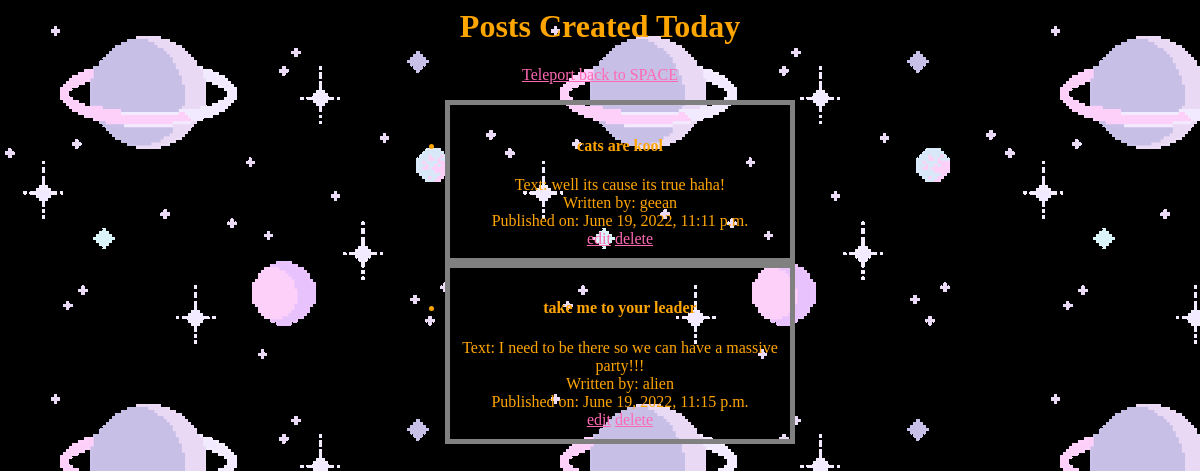
/blogs/today/, run on the app's committed database.
### blogs/models.py (models this page shows, shortened)
class Post(models.Model):
    author = models.ForeignKey(User, on_delete=models.CASCADE)
    title = models.CharField(max_length=200)
    text = models.TextField()
    created_date = models.DateTimeField(default=timezone.now)
    published_date = models.DateTimeField(blank=True, null=True)

### blogs/views.py (the view)
# urls.py: path('today/', views.TodayView.as_view(), name='todayDate'),
class TodayView(generic.ListView):
    template_name = 'blogs/today.html'
    context_object_name = 'blogs_list'
    def get_queryset(self):
        return Post.objects.filter(published_date__lte=timezone.now()).order_by('published_date')

### blogs/templates/blogs/today.html
{% load static %}
<link rel="stylesheet" type = "text/css" href="{% static 'blogs/styles.css' %}">
<h1>Posts Created Today</h1>
<a href="{% url 'blogs:index' %}">Teleport back to SPACE </a>
{% if blogs_list %}
        <ul>
        {% for blog in blogs_list %}
            <li>
                <h4>{{ blog.title }}<br></h4>
                Text: {{ blog.text }} <br>
                Written by: {{ blog.author }} <br>
                Published on: {{ blog.published_date }} <br>
                <span><a href="{% url 'blogs:update' blog.id %}">edit</a></span>
                <span><a href="{% url 'blogs:delete' blog.id %}">delete</a></span><br>
            </li>
        {% endfor %}
        </ul>
{% else %}
    <p>Nothing but space here</p>
{% endif %}

### blogs/static/blogs/styles.css (style rules this page uses)
li { width: 320px; padding: 10px; border: 5px solid gray; margin-left: auto; margin-right: auto; }
a { color: hotpink }

### data on the page
Post: title "cats are kool", text "well its cause its true haha!", author "geean", published_date "June 19, 2022, 11:11 p.m."
Post: title "take me to your leader", text "I need to be there so we can have a massive party!!!", author "alien", published_date "June 19, 2022, 11:15 p.m."
